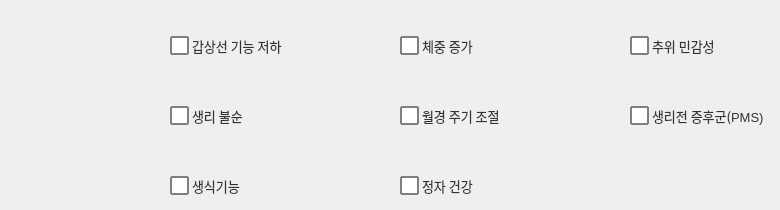
     <widget class="QWidget" name="tab_4">
      <attribute name="title">
       <string>갑상선/호르몬</string>
      </attribute>
      <widget class="QCheckBox" name="checkBox_59">
       <property name="geometry">
        <rect>
         <x>400</x>
         <y>100</y>
         <width>141</width>
         <height>31</height>
        </rect>
       </property>
       <property name="font">
        <font>
         <family>Leelawadee UI</family>
         <pointsize>-1</pointsize>
        </font>
       </property>
       <property name="styleSheet">
        <string notr="true">QCheckBox 
{
    spacing: 3px; /* 체크박스와 텍스트 사이 간격 */
    font-size: 13px;
    color: #333;
}

QCheckBox::indicator {
    width: 15px;
    height: 15px;
    border: 1.5px solid gray;        /* 기본 테두리 색상 */
    background-color: white;       /* 기본 배경색 */
    border-radius: 1px; 		/*모서리 둥글게*/
}

QCheckBox::indicator:checked {
    background-color: white;       /* 체크된 후 바탕색 */
    border: 1.5px solid red;         /* 체크된 후 테두리 */
    image: url(C:/intel_training/Ai_supplement/pill.png); /* 체크 표시 이미지 (선택 사항) */
}


QCheckBox::indicator:hover
{
background-color : #E0F2F1;

}
</string>
       </property>
       <property name="text">
        <string>월경 주기 조절</string>
       </property>
       <property name="checkable">
        <bool>true</bool>
       </property>
       <property name="checked">
        <bool>false</bool>
       </property>
       <property name="autoRepeat">
        <bool>false</bool>
       </property>
      </widget>
      <widget class="QCheckBox" name="checkBox_60">
       <property name="geometry">
        <rect>
         <x>170</x>
         <y>30</y>
         <width>131</width>
         <height>31</height>
        </rect>
       </property>
       <property name="font">
        <font>
         <family>Leelawadee UI</family>
         <pointsize>-1</pointsize>
        </font>
       </property>
       <property name="styleSheet">
        <string notr="true">QCheckBox 
{
    spacing: 3px; /* 체크박스와 텍스트 사이 간격 */
    font-size: 13px;
    color: #333;
}

QCheckBox::indicator {
    width: 15px;
    height: 15px;
    border: 1.5px solid gray;        /* 기본 테두리 색상 */
    background-color: white;       /* 기본 배경색 */
    border-radius: 1px; 		/*모서리 둥글게*/
}

QCheckBox::indicator:checked {
    background-color: white;       /* 체크된 후 바탕색 */
    border: 1.5px solid red;         /* 체크된 후 테두리 */
    image: url(C:/intel_training/Ai_supplement/pill.png); /* 체크 표시 이미지 (선택 사항) */
}


QCheckBox::indicator:hover
{
background-color : #E0F2F1;

}
</string>
       </property>
       <property name="text">
        <string>갑상선 기능 저하</string>
       </property>
       <property name="checkable">
        <bool>true</bool>
       </property>
       <property name="checked">
        <bool>false</bool>
       </property>
       <property name="autoRepeat">
        <bool>false</bool>
       </property>
      </widget>
      <widget class="QCheckBox" name="checkBox_61">
       <property name="geometry">
        <rect>
         <x>630</x>
         <y>100</y>
         <width>141</width>
         <height>31</height>
        </rect>
       </property>
       <property name="font">
        <font>
         <family>Leelawadee UI</family>
         <pointsize>-1</pointsize>
        </font>
       </property>
       <property name="styleSheet">
        <string notr="true">QCheckBox 
{
    spacing: 3px; /* 체크박스와 텍스트 사이 간격 */
    font-size: 13px;
    color: #333;
}

QCheckBox::indicator {
    width: 15px;
    height: 15px;
    border: 1.5px solid gray;        /* 기본 테두리 색상 */
    background-color: white;       /* 기본 배경색 */
    border-radius: 1px; 		/*모서리 둥글게*/
}

QCheckBox::indicator:checked {
    background-color: white;       /* 체크된 후 바탕색 */
    border: 1.5px solid red;         /* 체크된 후 테두리 */
    image: url(C:/intel_training/Ai_supplement/pill.png); /* 체크 표시 이미지 (선택 사항) */
}


QCheckBox::indicator:hover
{
background-color : #E0F2F1;

}
</string>
       </property>
       <property name="text">
        <string>생리전 증후군(PMS)</string>
       </property>
       <property name="checkable">
        <bool>true</bool>
       </property>
       <property name="checked">
        <bool>false</bool>
       </property>
       <property name="autoRepeat">
        <bool>false</bool>
       </property>
      </widget>
      <widget class="QCheckBox" name="checkBox_62">
       <property name="geometry">
        <rect>
         <x>170</x>
         <y>100</y>
         <width>131</width>
         <height>31</height>
        </rect>
       </property>
       <property name="font">
        <font>
         <family>Leelawadee UI</family>
         <pointsize>-1</pointsize>
        </font>
       </property>
       <property name="styleSheet">
        <string notr="true">QCheckBox 
{
    spacing: 3px; /* 체크박스와 텍스트 사이 간격 */
    font-size: 13px;
    color: #333;
}

QCheckBox::indicator {
    width: 15px;
    height: 15px;
    border: 1.5px solid gray;        /* 기본 테두리 색상 */
    background-color: white;       /* 기본 배경색 */
    border-radius: 1px; 		/*모서리 둥글게*/
}

QCheckBox::indicator:checked {
    background-color: white;       /* 체크된 후 바탕색 */
    border: 1.5px solid red;         /* 체크된 후 테두리 */
    image: url(C:/intel_training/Ai_supplement/pill.png); /* 체크 표시 이미지 (선택 사항) */
}


QCheckBox::indicator:hover
{
background-color : #E0F2F1;

}
</string>
       </property>
       <property name="text">
        <string>생리 불순</string>
       </property>
       <property name="checkable">
        <bool>true</bool>
       </property>
       <property name="checked">
        <bool>false</bool>
       </property>
       <property name="autoRepeat">
        <bool>false</bool>
       </property>
      </widget>
      <widget class="QCheckBox" name="checkBox_64">
       <property name="geometry">
        <rect>
         <x>630</x>
         <y>30</y>
         <width>141</width>
         <height>31</height>
        </rect>
       </property>
       <property name="font">
        <font>
         <family>Leelawadee UI</family>
         <pointsize>-1</pointsize>
        </font>
       </property>
       <property name="styleSheet">
        <string notr="true">QCheckBox 
{
    spacing: 3px; /* 체크박스와 텍스트 사이 간격 */
    font-size: 13px;
    color: #333;
}

QCheckBox::indicator {
    width: 15px;
    height: 15px;
    border: 1.5px solid gray;        /* 기본 테두리 색상 */
    background-color: white;       /* 기본 배경색 */
    border-radius: 1px; 		/*모서리 둥글게*/
}

QCheckBox::indicator:checked {
    background-color: white;       /* 체크된 후 바탕색 */
    border: 1.5px solid red;         /* 체크된 후 테두리 */
    image: url(C:/intel_training/Ai_supplement/pill.png); /* 체크 표시 이미지 (선택 사항) */
}


QCheckBox::indicator:hover
{
background-color : #E0F2F1;

}
</string>
       </property>
       <property name="text">
        <string>추위 민감성</string>
       </property>
       <property name="checkable">
        <bool>true</bool>
       </property>
       <property name="checked">
        <bool>false</bool>
       </property>
       <property name="autoRepeat">
        <bool>false</bool>
       </property>
      </widget>
      <widget class="QCheckBox" name="checkBox_65">
       <property name="geometry">
        <rect>
         <x>170</x>
         <y>170</y>
         <width>131</width>
         <height>31</height>
        </rect>
       </property>
       <property name="font">
        <font>
         <family>Leelawadee UI</family>
         <pointsize>-1</pointsize>
        </font>
       </property>
       <property name="styleSheet">
        <string notr="true">QCheckBox 
{
    spacing: 3px; /* 체크박스와 텍스트 사이 간격 */
    font-size: 13px;
    color: #333;
}

QCheckBox::indicator {
    width: 15px;
    height: 15px;
    border: 1.5px solid gray;        /* 기본 테두리 색상 */
    background-color: white;       /* 기본 배경색 */
    border-radius: 1px; 		/*모서리 둥글게*/
}

QCheckBox::indicator:checked {
    background-color: white;       /* 체크된 후 바탕색 */
    border: 1.5px solid red;         /* 체크된 후 테두리 */
    image: url(C:/intel_training/Ai_supplement/pill.png); /* 체크 표시 이미지 (선택 사항) */
}


QCheckBox::indicator:hover
{
background-color : #E0F2F1;

}
</string>
       </property>
       <property name="text">
        <string>생식기능</string>
       </property>
       <property name="checkable">
        <bool>true</bool>
       </property>
       <property name="checked">
        <bool>false</bool>
       </property>
       <property name="autoRepeat">
        <bool>false</bool>
       </property>
      </widget>
      <widget class="QCheckBox" name="checkBox_66">
       <property name="geometry">
        <rect>
         <x>400</x>
         <y>170</y>
         <width>141</width>
         <height>31</height>
        </rect>
       </property>
       <property name="font">
        <font>
         <family>Leelawadee UI</family>
         <pointsize>-1</pointsize>
        </font>
       </property>
       <property name="styleSheet">
        <string notr="true">QCheckBox 
{
    spacing: 3px; /* 체크박스와 텍스트 사이 간격 */
    font-size: 13px;
    color: #333;
}

QCheckBox::indicator {
    width: 15px;
    height: 15px;
    border: 1.5px solid gray;        /* 기본 테두리 색상 */
    background-color: white;       /* 기본 배경색 */
    border-radius: 1px; 		/*모서리 둥글게*/
}

QCheckBox::indicator:checked {
    background-color: white;       /* 체크된 후 바탕색 */
    border: 1.5px solid red;         /* 체크된 후 테두리 */
    image: url(C:/intel_training/Ai_supplement/pill.png); /* 체크 표시 이미지 (선택 사항) */
}


QCheckBox::indicator:hover
{
background-color : #E0F2F1;

}
</string>
       </property>
       <property name="text">
        <string>정자 건강</string>
       </property>
       <property name="checkable">
        <bool>true</bool>
       </property>
       <property name="checked">
        <bool>false</bool>
       </property>
       <property name="autoRepeat">
        <bool>false</bool>
       </property>
      </widget>
      <widget class="QCheckBox" name="checkBox_67">
       <property name="geometry">
        <rect>
         <x>400</x>
         <y>30</y>
         <width>141</width>
         <height>31</height>
        </rect>
       </property>
       <property name="font">
        <font>
         <family>Leelawadee UI</family>
         <pointsize>-1</pointsize>
        </font>
       </property>
       <property name="styleSheet">
        <string notr="true">QCheckBox 
{
    spacing: 3px; /* 체크박스와 텍스트 사이 간격 */
    font-size: 13px;
    color: #333;
}

QCheckBox::indicator {
    width: 15px;
    height: 15px;
    border: 1.5px solid gray;        /* 기본 테두리 색상 */
    background-color: white;       /* 기본 배경색 */
    border-radius: 1px; 		/*모서리 둥글게*/
}

QCheckBox::indicator:checked {
    background-color: white;       /* 체크된 후 바탕색 */
    border: 1.5px solid red;         /* 체크된 후 테두리 */
    image: url(C:/intel_training/Ai_supplement/pill.png); /* 체크 표시 이미지 (선택 사항) */
}


QCheckBox::indicator:hover
{
background-color : #E0F2F1;

}
</string>
       </property>
       <property name="text">
        <string>체중 증가</string>
       </property>
       <property name="checkable">
        <bool>true</bool>
       </property>
       <property name="checked">
        <bool>false</bool>
       </property>
       <property name="autoRepeat">
        <bool>false</bool>
       </property>
      </widget>
     </widget>
